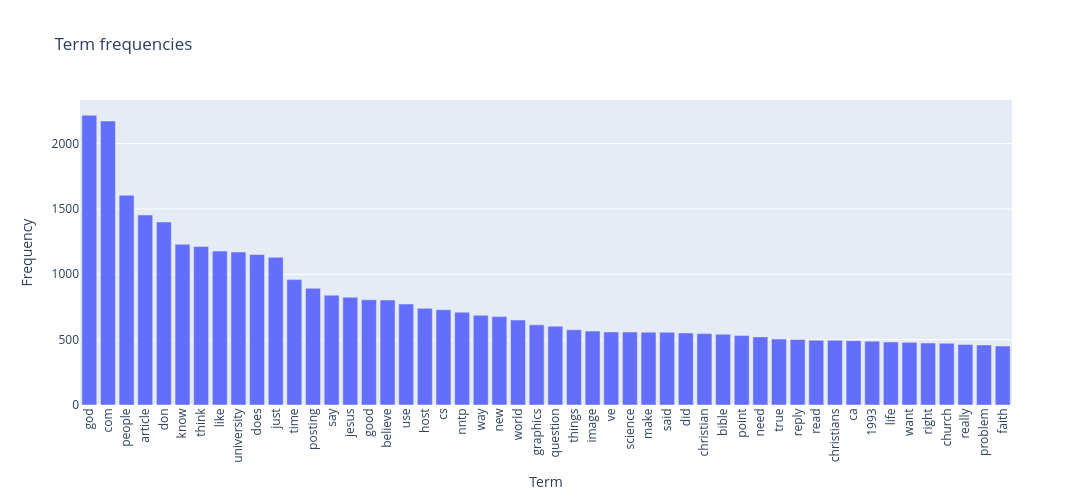

Here is the notebook cell this chart was saved with:
### Markdown cell above
1.過濾常出現或不常出現的單詞

2.計算詞頻後，依詞頻高低排序，取前50個

### Code cell
# Answer here
K = 50
count_vect = CountVectorizer(stop_words='english', max_df=0.5, min_df=5)
X_counts = count_vect.fit_transform(X.text)
term_freq = np.asarray(X_counts.sum(axis=0)).ravel()   
topk_idex = term_freq.argsort()[::-1][:K]
x_freq   = count_vect.get_feature_names_out()[topk_idex]
y_freq   = term_freq[topk_idex]
df = pd.DataFrame({"term": x_freq, "freq": y_freq})
h = pe.bar(df, x= 'term', y='freq', title="Term frequencies",labels={"term": "Term", "freq": "Frequency"})
h.update_layout(xaxis_tickangle=-90, width=1600, height=500, bargap=0.2)

### Figure 1 — Plotly figure (JSON) as saved in the notebook; plotly's stock layout.template omitted (floating-point values rounded to 4 significant figures)
{"data": [{"hovertemplate": "Term=%{x}<br>Frequency=%{y}<extra></extra>", "legendgroup": "", "marker": {"color": "#636efa", "pattern": {"shape": ""}}, "name": "", "orientation": "v", "showlegend": false, "textposition": "auto", "type": "bar", "x": ["god", "com", "people", "article", "don", "know", "think", "like", "university", "does", "just", "time", "posting", "say", "jesus", "good", "believe", "use", "host", "cs", "nntp", "way", "new", "world", "graphics", "question", "things", "image", "ve", "science", "make", "said", "did", "christian", "bible", "point", "need", "true", "reply", "read", "christians", "ca", "1993", "life", "want", "right", "church", "really", "problem", "faith"], "xaxis": "x", "y": [2216, 2172, 1604, 1453, 1400, 1230, 1213, 1177, 1170, 1151, 1130, 959, 892, 840, 825, 805, 803, 772, 739, 729, 710, 686, 676, 650, 613, 603, 576, 565, 559, 558, 557, 556, 551, 546, 541, 531, 521, 504, 501, 496, 495, 492, 488, 482, 479, 474, 472, 463, 459, 451], "yaxis": "y"}], "layout": {"bargap": 0.2, "barmode": "relative", "height": 500, "legend": {"tracegroupgap": 0}, "title": {"text": "Term frequencies"}, "width": 1600, "xaxis": {"anchor": "y", "domain": [0, 1], "tickangle": -90, "title": {"text": "Term"}}, "yaxis": {"anchor": "x", "domain": [0, 1], "title": {"text": "Frequency"}}}}
